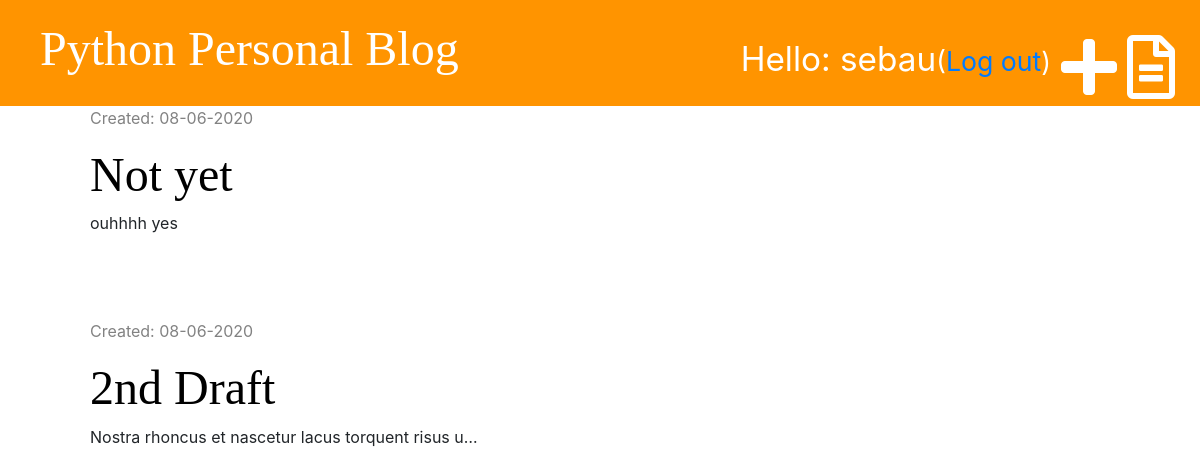
Before: /drafts/ (signed in) with the older database file.
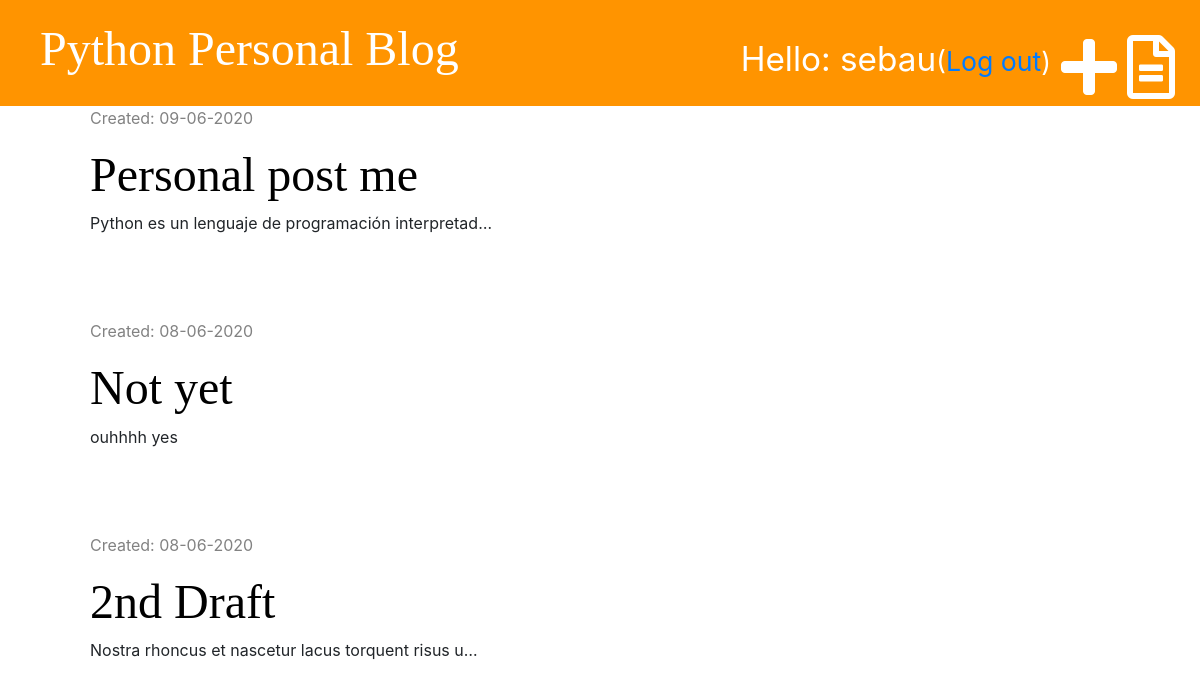
After: the same page with the newer database file.
### blog/models.py (models this page shows, shortened)
class Post(models.Model):
    author = models.ForeignKey('auth.User', on_delete=models.CASCADE)
    title = models.CharField(max_length=200)
    text = models.TextField()
    create_date = models.DateTimeField(default=timezone.now)
    published_date = models.DateTimeField(blank=True, null=True)

### blog/views.py (the view)
# urls.py: path('drafts/', views.draft_list, name='draft_list'),
@login_required
def draft_list(request):
    posts_drafts = Post.objects.filter(published_date__isnull=True).order_by('-create_date')
    return render(request, 'blog/post_draft_list.html', {'posts_drafts': posts_drafts})

### blog/templates/blog/post_draft_list.html (shortened to what this page needs)
{% extends 'blog/base.html' %}
{% block content %}
{% for post in posts_drafts %}
<div class="post">
    <div class="date">
        <p>Created: {{post.create_date|date:'d-m-Y'}}</p>
      </div>
    <h1>
      <a href="{% url 'post_detail' pk=post.pk %}">{{post.title}}</a>
    </h1>
    <p>
      {{post.text | truncatechars:50}}
    </p>
  </div>
  <br />
{% endfor %}
{% endblock%}

### blog/templates/blog/base.html (shortened to what this page needs)
{% load static %}
<!DOCTYPE html>
<html lang="en">
<head>
    <link href="https://stackpath.bootstrapcdn.com/bootstrap/4.5.0/css/bootstrap.min.css" rel="stylesheet"
>
    <link rel="stylesheet" href="//maxcdn.bootstrapcdn.com/bootstrap/3.2.0/css/bootstrap-theme.min.css" />
    <link rel="stylesheet" href="https://use.fontawesome.com/releases/v5.13.0/css/all.css"
>
    <link rel="stylesheet" type="text/css" href="{% static 'css/blog.css' %}">
    <link rel="stylesheet" type="text/css" href="{% static 'css/zenburn.css' %}">
</head>
<body>
    <div class="page-header">
        {% if user.is_authenticated %}
        <a href="{% url 'draft_list' %}" class="top-menu"><i class="far fa-file-alt fa-4x"></i></a>
        <a href="{% url 'post_new' %}" class="top-menu"><i class="fas fa-plus fa-4x"></i></a>
        <p class="top-menu">Hello: {{user.username}}<small>(<a href="{% url 'logout' %}">Log out</a>)</small></p>
        {% else %}
        <a href="{% url 'signup' %}" class="top-menu"><i class="fas fa-user-plus fa-3x"></i></a>
        <a href="{% url 'login' %}" class="top-menu"><i class="fas fa-sign-in-alt fa-4x"></i></a>
        {% endif %}
        <h1><a href="{% url 'post_list' %}">Python Personal Blog</a></h1>
    </div>
    <div class="content container">
        <div class="row">
            <div class="col-md-8">
                {% block content %} {% endblock %}
            </div>
        </div>
    </div>
</body>
</html>

### blog/static/css/blog.css (style rules this page uses)
.page-header { background-color: #ff9400; margin-top: 0; padding: 20px 20px 20px 40px; }
.page-header h1, .page-header h1 a { color: #ffffff; font-size: 36pt; text-decoration: none; }
.page-header p { font-size: 25pt; }
.content { margin-left: 60px; }
.post { margin-bottom: 60px; }
.post h1 a { color: black; }
.date { color: #828282; }
h1, h2, h3, h4 { font-family: 'Tangerine', 'Inconsolata', 'Droid Sans', serif; font-size: 48px; }
.top-menu { float: right; color: white; margin-top: 10px; padding: 5px; }

Changed rows visible on the page:
added Post: create_date "09-06-2020", title "Personal post me", text "Python es un lenguaje de programación interpretad…"
